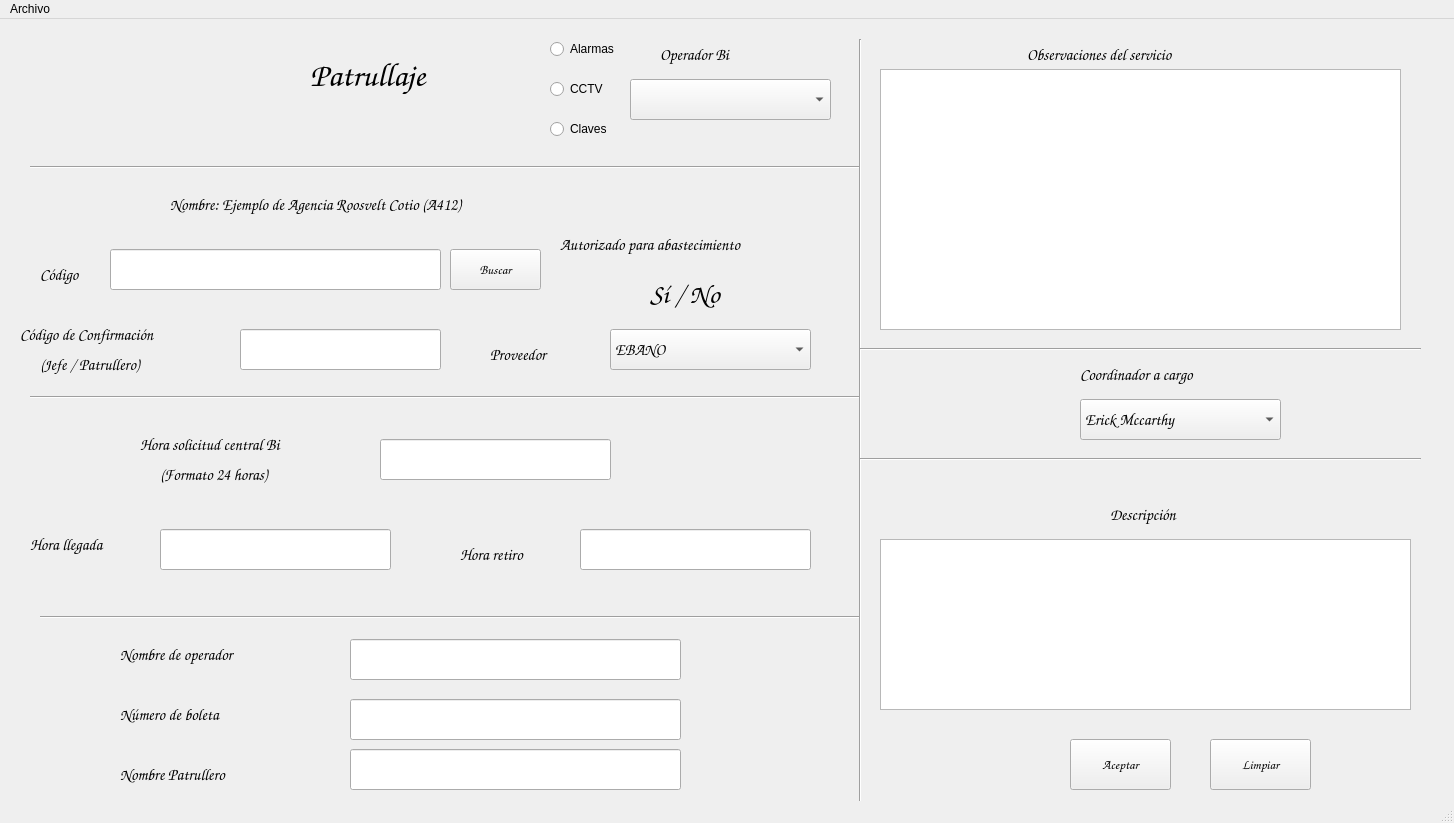
<?xml version="1.0" encoding="UTF-8"?>
<ui version="4.0">
 <class>VentanaPatrullaje</class>
 <widget class="QMainWindow" name="VentanaPatrullaje">
  <property name="geometry">
   <rect>
    <x>0</x>
    <y>0</y>
    <width>1454</width>
    <height>823</height>
   </rect>
  </property>
  <property name="windowTitle">
   <string>Patrullaje</string>
  </property>
  <widget class="QWidget" name="centralwidget">
   <widget class="QLabel" name="lblLogo">
    <property name="geometry">
     <rect>
      <x>10</x>
      <y>0</y>
      <width>221</width>
      <height>101</height>
     </rect>
    </property>
    <property name="text">
     <string/>
    </property>
    <property name="pixmap">
     <pixmap>Imagenes/loboBi.png</pixmap>
    </property>
    <property name="scaledContents">
     <bool>true</bool>
    </property>
   </widget>
   <widget class="QLabel" name="lblPatrullaje">
    <property name="geometry">
     <rect>
      <x>310</x>
      <y>10</y>
      <width>221</width>
      <height>91</height>
     </rect>
    </property>
    <property name="font">
     <font>
      <family>Comic Sans MS</family>
      <pointsize>25</pointsize>
      <weight>75</weight>
      <bold>true</bold>
     </font>
    </property>
    <property name="text">
     <string>Patrullaje</string>
    </property>
   </widget>
   <widget class="QLabel" name="lblCodigo">
    <property name="geometry">
     <rect>
      <x>40</x>
      <y>240</y>
      <width>71</width>
      <height>31</height>
     </rect>
    </property>
    <property name="font">
     <font>
      <family>Comic Sans MS</family>
      <pointsize>12</pointsize>
     </font>
    </property>
    <property name="text">
     <string>Código</string>
    </property>
   </widget>
   <widget class="QLineEdit" name="txtBuscar">
    <property name="geometry">
     <rect>
      <x>110</x>
      <y>230</y>
      <width>331</width>
      <height>41</height>
     </rect>
    </property>
    <property name="font">
     <font>
      <family>Comic Sans MS</family>
      <pointsize>12</pointsize>
     </font>
    </property>
   </widget>
   <widget class="QPushButton" name="btnBuscar">
    <property name="geometry">
     <rect>
      <x>450</x>
      <y>230</y>
      <width>91</width>
      <height>41</height>
     </rect>
    </property>
    <property name="font">
     <font>
      <family>Comic Sans MS</family>
      <pointsize>10</pointsize>
     </font>
    </property>
    <property name="text">
     <string>Buscar</string>
    </property>
   </widget>
   <widget class="QLabel" name="lblAutorizadoAbasto">
    <property name="geometry">
     <rect>
      <x>560</x>
      <y>200</y>
      <width>301</width>
      <height>51</height>
     </rect>
    </property>
    <property name="font">
     <font>
      <family>Comic Sans MS</family>
      <pointsize>12</pointsize>
     </font>
    </property>
    <property name="text">
     <string>Autorizado para abastecimiento</string>
    </property>
   </widget>
   <widget class="QLabel" name="lblSiNo">
    <property name="geometry">
     <rect>
      <x>650</x>
      <y>260</y>
      <width>131</width>
      <height>31</height>
     </rect>
    </property>
    <property name="font">
     <font>
      <family>Comic Sans MS</family>
      <pointsize>20</pointsize>
     </font>
    </property>
    <property name="text">
     <string>Sí / No</string>
    </property>
   </widget>
   <widget class="QLabel" name="lblProveedor">
    <property name="geometry">
     <rect>
      <x>490</x>
      <y>310</y>
      <width>111</width>
      <height>51</height>
     </rect>
    </property>
    <property name="font">
     <font>
      <family>Comic Sans MS</family>
      <pointsize>12</pointsize>
     </font>
    </property>
    <property name="text">
     <string>Proveedor</string>
    </property>
   </widget>
   <widget class="QComboBox" name="cbxProveedor">
    <property name="geometry">
     <rect>
      <x>610</x>
      <y>310</y>
      <width>201</width>
      <height>41</height>
     </rect>
    </property>
    <property name="font">
     <font>
      <family>Comic Sans MS</family>
      <pointsize>12</pointsize>
     </font>
    </property>
    <item>
     <property name="text">
      <string>EBANO</string>
     </property>
    </item>
    <item>
     <property name="text">
      <string>WACKENHUT</string>
     </property>
    </item>
    <item>
     <property name="text">
      <string>BI</string>
     </property>
    </item>
   </widget>
   <widget class="QLabel" name="lblCodigoConfirmacion">
    <property name="geometry">
     <rect>
      <x>20</x>
      <y>300</y>
      <width>261</width>
      <height>31</height>
     </rect>
    </property>
    <property name="font">
     <font>
      <family>Comic Sans MS</family>
      <pointsize>12</pointsize>
     </font>
    </property>
    <property name="text">
     <string>Código de Confirmación </string>
    </property>
   </widget>
   <widget class="QLabel" name="lblJefePatrullero">
    <property name="geometry">
     <rect>
      <x>40</x>
      <y>330</y>
      <width>171</width>
      <height>31</height>
     </rect>
    </property>
    <property name="font">
     <font>
      <family>Comic Sans MS</family>
      <pointsize>12</pointsize>
     </font>
    </property>
    <property name="text">
     <string>(Jefe / Patrullero)</string>
    </property>
   </widget>
   <widget class="QLineEdit" name="txtCodigoConfirmacion">
    <property name="geometry">
     <rect>
      <x>240</x>
      <y>310</y>
      <width>201</width>
      <height>41</height>
     </rect>
    </property>
    <property name="font">
     <font>
      <family>Comic Sans MS</family>
      <pointsize>12</pointsize>
     </font>
    </property>
   </widget>
   <widget class="QLabel" name="lblHoraSolicitud">
    <property name="geometry">
     <rect>
      <x>140</x>
      <y>410</y>
      <width>231</width>
      <height>31</height>
     </rect>
    </property>
    <property name="font">
     <font>
      <family>Comic Sans MS</family>
      <pointsize>12</pointsize>
     </font>
    </property>
    <property name="text">
     <string>Hora solicitud central Bi</string>
    </property>
   </widget>
   <widget class="QLabel" name="lblFormatoHoras">
    <property name="geometry">
     <rect>
      <x>160</x>
      <y>440</y>
      <width>171</width>
      <height>31</height>
     </rect>
    </property>
    <property name="font">
     <font>
      <family>Comic Sans MS</family>
      <pointsize>12</pointsize>
     </font>
    </property>
    <property name="text">
     <string>(Formato 24 horas)</string>
    </property>
   </widget>
   <widget class="QLineEdit" name="txtHoraSolicitud">
    <property name="geometry">
     <rect>
      <x>380</x>
      <y>420</y>
      <width>231</width>
      <height>41</height>
     </rect>
    </property>
    <property name="font">
     <font>
      <family>Comic Sans MS</family>
      <pointsize>12</pointsize>
     </font>
    </property>
   </widget>
   <widget class="QLabel" name="lblHoraLlegada">
    <property name="geometry">
     <rect>
      <x>30</x>
      <y>510</y>
      <width>121</width>
      <height>31</height>
     </rect>
    </property>
    <property name="font">
     <font>
      <family>Comic Sans MS</family>
      <pointsize>12</pointsize>
     </font>
    </property>
    <property name="text">
     <string>Hora llegada</string>
    </property>
   </widget>
   <widget class="QLabel" name="lblHoraRetiro">
    <property name="geometry">
     <rect>
      <x>460</x>
      <y>520</y>
      <width>111</width>
      <height>31</height>
     </rect>
    </property>
    <property name="font">
     <font>
      <family>Comic Sans MS</family>
      <pointsize>12</pointsize>
     </font>
    </property>
    <property name="text">
     <string>Hora retiro</string>
    </property>
   </widget>
   <widget class="QLineEdit" name="txtHoraLlegada">
    <property name="geometry">
     <rect>
      <x>160</x>
      <y>510</y>
      <width>231</width>
      <height>41</height>
     </rect>
    </property>
    <property name="font">
     <font>
      <family>Comic Sans MS</family>
      <pointsize>12</pointsize>
     </font>
    </property>
   </widget>
   <widget class="QLineEdit" name="txtHoraRetiro">
    <property name="geometry">
     <rect>
      <x>580</x>
      <y>510</y>
      <width>231</width>
      <height>41</height>
     </rect>
    </property>
    <property name="font">
     <font>
      <family>Comic Sans MS</family>
      <pointsize>12</pointsize>
     </font>
    </property>
   </widget>
   <widget class="Line" name="line">
    <property name="geometry">
     <rect>
      <x>30</x>
      <y>370</y>
      <width>831</width>
      <height>16</height>
     </rect>
    </property>
    <property name="orientation">
     <enum>Qt::Horizontal</enum>
    </property>
   </widget>
   <widget class="Line" name="line_2">
    <property name="geometry">
     <rect>
      <x>40</x>
      <y>590</y>
      <width>821</width>
      <height>16</height>
     </rect>
    </property>
    <property name="orientation">
     <enum>Qt::Horizontal</enum>
    </property>
   </widget>
   <widget class="QLabel" name="lblOperadorBi">
    <property name="geometry">
     <rect>
      <x>660</x>
      <y>10</y>
      <width>141</width>
      <height>51</height>
     </rect>
    </property>
    <property name="font">
     <font>
      <family>Comic Sans MS</family>
      <pointsize>12</pointsize>
     </font>
    </property>
    <property name="text">
     <string>Operador Bi</string>
    </property>
   </widget>
   <widget class="QComboBox" name="cbxOperador">
    <property name="geometry">
     <rect>
      <x>630</x>
      <y>60</y>
      <width>201</width>
      <height>41</height>
     </rect>
    </property>
    <property name="font">
     <font>
      <family>Comic Sans MS</family>
      <pointsize>12</pointsize>
     </font>
    </property>
   </widget>
   <widget class="QRadioButton" name="rbAlarmas">
    <property name="geometry">
     <rect>
      <x>550</x>
      <y>20</y>
      <width>95</width>
      <height>20</height>
     </rect>
    </property>
    <property name="text">
     <string>Alarmas</string>
    </property>
   </widget>
   <widget class="QRadioButton" name="rbCctv">
    <property name="geometry">
     <rect>
      <x>550</x>
      <y>60</y>
      <width>95</width>
      <height>20</height>
     </rect>
    </property>
    <property name="text">
     <string>CCTV</string>
    </property>
   </widget>
   <widget class="QRadioButton" name="rbClaves">
    <property name="geometry">
     <rect>
      <x>550</x>
      <y>100</y>
      <width>95</width>
      <height>20</height>
     </rect>
    </property>
    <property name="text">
     <string>Claves</string>
    </property>
   </widget>
   <widget class="QLabel" name="lblNombrePunto">
    <property name="geometry">
     <rect>
      <x>170</x>
      <y>170</y>
      <width>531</width>
      <height>31</height>
     </rect>
    </property>
    <property name="font">
     <font>
      <family>Comic Sans MS</family>
      <pointsize>12</pointsize>
     </font>
    </property>
    <property name="text">
     <string>Nombre: Ejemplo de Agencia Roosvelt Cotio (A412)</string>
    </property>
   </widget>
   <widget class="Line" name="line_3">
    <property name="geometry">
     <rect>
      <x>30</x>
      <y>140</y>
      <width>831</width>
      <height>16</height>
     </rect>
    </property>
    <property name="orientation">
     <enum>Qt::Horizontal</enum>
    </property>
   </widget>
   <widget class="QLabel" name="lblNombreOperador">
    <property name="geometry">
     <rect>
      <x>120</x>
      <y>620</y>
      <width>211</width>
      <height>31</height>
     </rect>
    </property>
    <property name="font">
     <font>
      <family>Comic Sans MS</family>
      <pointsize>12</pointsize>
     </font>
    </property>
    <property name="text">
     <string>Nombre de operador</string>
    </property>
   </widget>
   <widget class="QLabel" name="lblNumeroBoleta">
    <property name="geometry">
     <rect>
      <x>120</x>
      <y>680</y>
      <width>211</width>
      <height>31</height>
     </rect>
    </property>
    <property name="font">
     <font>
      <family>Comic Sans MS</family>
      <pointsize>12</pointsize>
     </font>
    </property>
    <property name="text">
     <string>Número de boleta</string>
    </property>
   </widget>
   <widget class="QLabel" name="lblNombrePatrullero">
    <property name="geometry">
     <rect>
      <x>120</x>
      <y>740</y>
      <width>211</width>
      <height>31</height>
     </rect>
    </property>
    <property name="font">
     <font>
      <family>Comic Sans MS</family>
      <pointsize>12</pointsize>
     </font>
    </property>
    <property name="text">
     <string>Nombre Patrullero</string>
    </property>
   </widget>
   <widget class="QLineEdit" name="txtNombreOperador">
    <property name="geometry">
     <rect>
      <x>350</x>
      <y>620</y>
      <width>331</width>
      <height>41</height>
     </rect>
    </property>
    <property name="font">
     <font>
      <family>Comic Sans MS</family>
      <pointsize>12</pointsize>
     </font>
    </property>
   </widget>
   <widget class="QLineEdit" name="txtNumeroBoleta">
    <property name="geometry">
     <rect>
      <x>350</x>
      <y>680</y>
      <width>331</width>
      <height>41</height>
     </rect>
    </property>
    <property name="font">
     <font>
      <family>Comic Sans MS</family>
      <pointsize>12</pointsize>
     </font>
    </property>
   </widget>
   <widget class="QLineEdit" name="txtNombrePatrullero">
    <property name="geometry">
     <rect>
      <x>350</x>
      <y>730</y>
      <width>331</width>
      <height>41</height>
     </rect>
    </property>
    <property name="font">
     <font>
      <family>Comic Sans MS</family>
      <pointsize>12</pointsize>
     </font>
    </property>
   </widget>
   <widget class="Line" name="line_4">
    <property name="geometry">
     <rect>
      <x>850</x>
      <y>20</y>
      <width>20</width>
      <height>771</height>
     </rect>
    </property>
    <property name="orientation">
     <enum>Qt::Vertical</enum>
    </property>
   </widget>
   <widget class="QLabel" name="lblObservacionesServicios">
    <property name="geometry">
     <rect>
      <x>1027</x>
      <y>20</y>
      <width>281</width>
      <height>31</height>
     </rect>
    </property>
    <property name="font">
     <font>
      <family>Comic Sans MS</family>
      <pointsize>12</pointsize>
     </font>
    </property>
    <property name="text">
     <string>Observaciones del servicio</string>
    </property>
   </widget>
   <widget class="QPlainTextEdit" name="ptxtObservacionesServicio">
    <property name="geometry">
     <rect>
      <x>880</x>
      <y>50</y>
      <width>521</width>
      <height>261</height>
     </rect>
    </property>
   </widget>
   <widget class="QLabel" name="lblCoordinadorCargo">
    <property name="geometry">
     <rect>
      <x>1080</x>
      <y>330</y>
      <width>201</width>
      <height>51</height>
     </rect>
    </property>
    <property name="font">
     <font>
      <family>Comic Sans MS</family>
      <pointsize>12</pointsize>
     </font>
    </property>
    <property name="text">
     <string>Coordinador a cargo</string>
    </property>
   </widget>
   <widget class="QComboBox" name="cbxCoordinador">
    <property name="geometry">
     <rect>
      <x>1080</x>
      <y>380</y>
      <width>201</width>
      <height>41</height>
     </rect>
    </property>
    <property name="font">
     <font>
      <family>Comic Sans MS</family>
      <pointsize>12</pointsize>
     </font>
    </property>
    <item>
     <property name="text">
      <string>Erick Mccarthy</string>
     </property>
    </item>
    <item>
     <property name="text">
      <string>Jonadab Santos</string>
     </property>
    </item>
    <item>
     <property name="text">
      <string>Jorge Saenz</string>
     </property>
    </item>
    <item>
     <property name="text">
      <string>Karin Rodriguez</string>
     </property>
    </item>
    <item>
     <property name="text">
      <string>Khristian Catalan</string>
     </property>
    </item>
    <item>
     <property name="text">
      <string>Pablo Alvarez</string>
     </property>
    </item>
   </widget>
   <widget class="QLabel" name="lblDescripcion">
    <property name="geometry">
     <rect>
      <x>1110</x>
      <y>480</y>
      <width>131</width>
      <height>31</height>
     </rect>
    </property>
    <property name="font">
     <font>
      <family>Comic Sans MS</family>
      <pointsize>12</pointsize>
     </font>
    </property>
    <property name="text">
     <string>Descripción</string>
    </property>
   </widget>
   <widget class="Line" name="line_5">
    <property name="geometry">
     <rect>
      <x>860</x>
      <y>320</y>
      <width>561</width>
      <height>20</height>
     </rect>
    </property>
    <property name="orientation">
     <enum>Qt::Horizontal</enum>
    </property>
   </widget>
   <widget class="Line" name="line_6">
    <property name="geometry">
     <rect>
      <x>860</x>
      <y>430</y>
      <width>561</width>
      <height>20</height>
     </rect>
    </property>
    <property name="orientation">
     <enum>Qt::Horizontal</enum>
    </property>
   </widget>
   <widget class="QPlainTextEdit" name="ptxtDescripcion">
    <property name="geometry">
     <rect>
      <x>880</x>
      <y>520</y>
      <width>531</width>
      <height>171</height>
     </rect>
    </property>
   </widget>
   <widget class="QPushButton" name="btnAceptar">
    <property name="geometry">
     <rect>
      <x>1070</x>
      <y>720</y>
      <width>101</width>
      <height>51</height>
     </rect>
    </property>
    <property name="font">
     <font>
      <family>Comic Sans MS</family>
      <pointsize>10</pointsize>
     </font>
    </property>
    <property name="text">
     <string>Aceptar</string>
    </property>
   </widget>
   <widget class="QPushButton" name="btnLimpiar">
    <property name="geometry">
     <rect>
      <x>1210</x>
      <y>720</y>
      <width>101</width>
      <height>51</height>
     </rect>
    </property>
    <property name="font">
     <font>
      <family>Comic Sans MS</family>
      <pointsize>10</pointsize>
     </font>
    </property>
    <property name="text">
     <string>Limpiar</string>
    </property>
   </widget>
  </widget>
  <widget class="QMenuBar" name="menubar">
   <property name="geometry">
    <rect>
     <x>0</x>
     <y>0</y>
     <width>1454</width>
     <height>26</height>
    </rect>
   </property>
   <widget class="QMenu" name="menuArchivo">
    <property name="title">
     <string>Archivo</string>
    </property>
    <addaction name="separator"/>
    <addaction name="actionNuevo"/>
    <addaction name="actionReporte"/>
    <addaction name="actionSalir"/>
   </widget>
   <addaction name="menuArchivo"/>
  </widget>
  <widget class="QStatusBar" name="statusbar"/>
  <action name="actionNuevo">
   <property name="text">
    <string>Nuevo</string>
   </property>
  </action>
  <action name="actionReporte">
   <property name="text">
    <string>Reporte</string>
   </property>
  </action>
  <action name="actionSalir">
   <property name="text">
    <string>Salir</string>
   </property>
  </action>
 </widget>
 <resources/>
 <connections/>
</ui>
